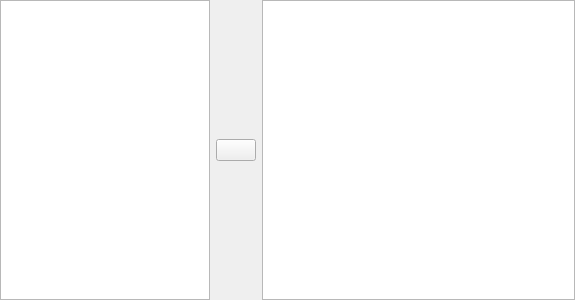
<?xml version="1.0" encoding="UTF-8"?>
<ui version="4.0">
 <class>BoundAssignWidget</class>
 <widget class="QWidget" name="BoundAssignWidget">
  <property name="geometry">
   <rect>
    <x>0</x>
    <y>0</y>
    <width>575</width>
    <height>300</height>
   </rect>
  </property>
  <property name="windowTitle">
   <string>Form</string>
  </property>
  <layout class="QHBoxLayout" name="horizontalLayout">
   <property name="leftMargin">
    <number>0</number>
   </property>
   <property name="topMargin">
    <number>0</number>
   </property>
   <property name="rightMargin">
    <number>0</number>
   </property>
   <property name="bottomMargin">
    <number>0</number>
   </property>
   <item>
    <widget class="AvailableFieldsListView" name="availableVariables">
     <property name="maximumSize">
      <size>
       <width>210</width>
       <height>16777215</height>
      </size>
     </property>
    </widget>
   </item>
   <item>
    <widget class="AssignButton" name="assignButton">
     <property name="maximumSize">
      <size>
       <width>50</width>
       <height>16777215</height>
      </size>
     </property>
     <property name="text">
      <string/>
     </property>
    </widget>
   </item>
   <item>
    <widget class="BoundListView" name="assignedVariables"/>
   </item>
  </layout>
 </widget>
 <customwidgets>
  <customwidget>
   <class>AssignButton</class>
   <extends>QPushButton</extends>
   <header>widgets/assignbutton.h</header>
  </customwidget>
  <customwidget>
   <class>AvailableFieldsListView</class>
   <extends>QListView</extends>
   <header>widgets/availablefieldslistview.h</header>
  </customwidget>
  <customwidget>
   <class>BoundListView</class>
   <extends>QListView</extends>
   <header>widgets/boundlistview.h</header>
  </customwidget>
 </customwidgets>
 <resources/>
 <connections/>
</ui>
